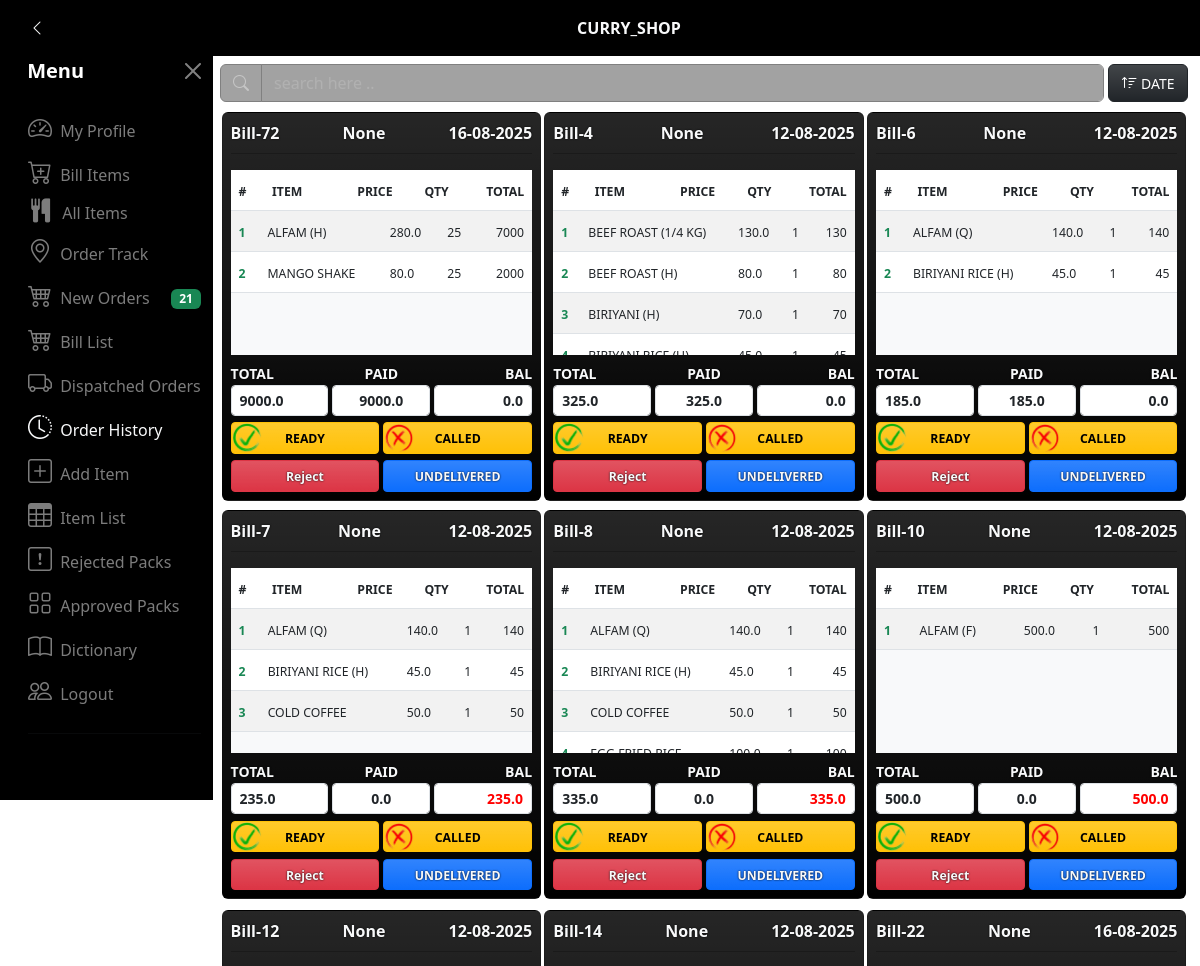
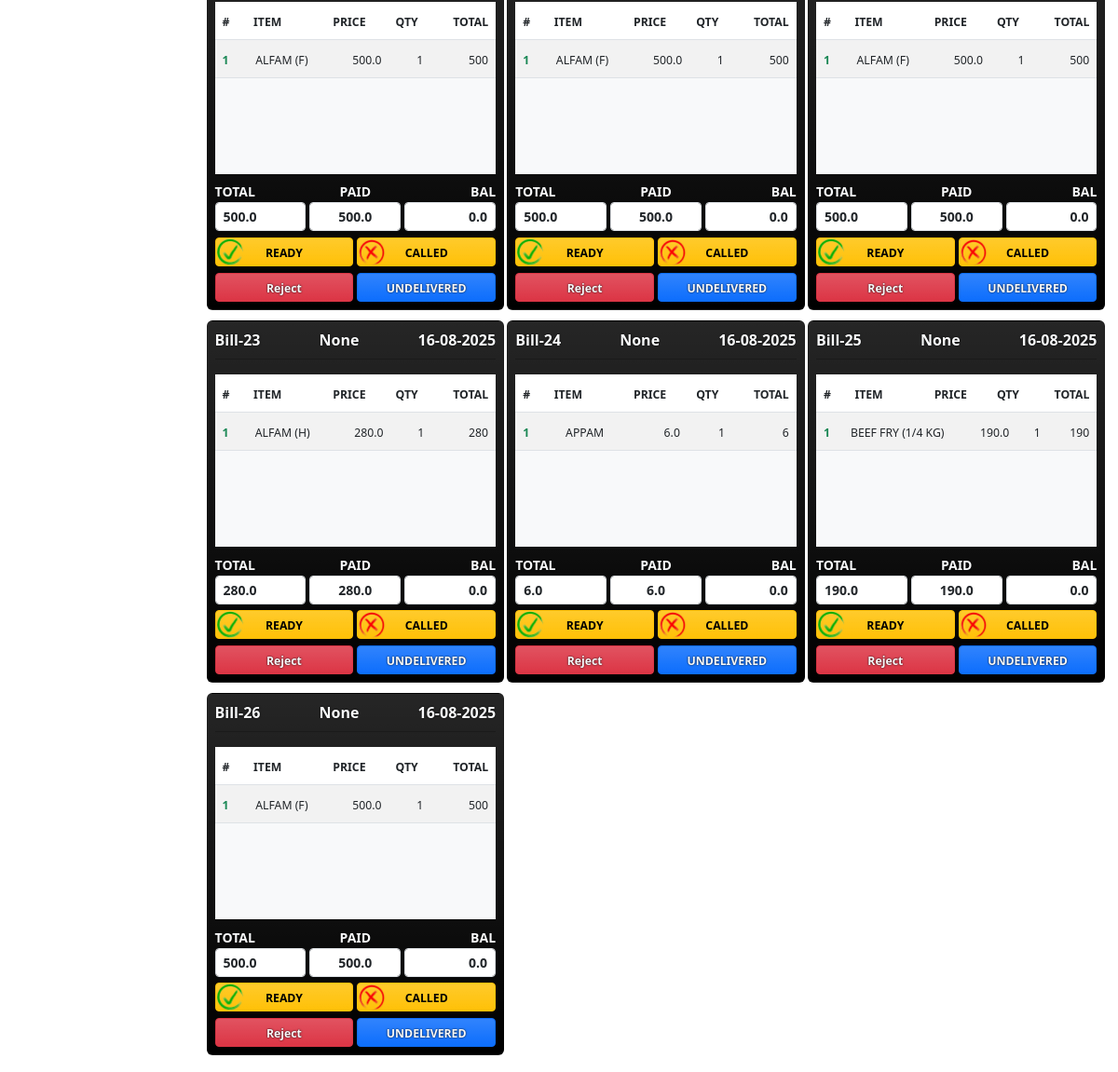
/order_history (signed in), run on an earlier commit of the app's database (2 pictures, top to bottom).
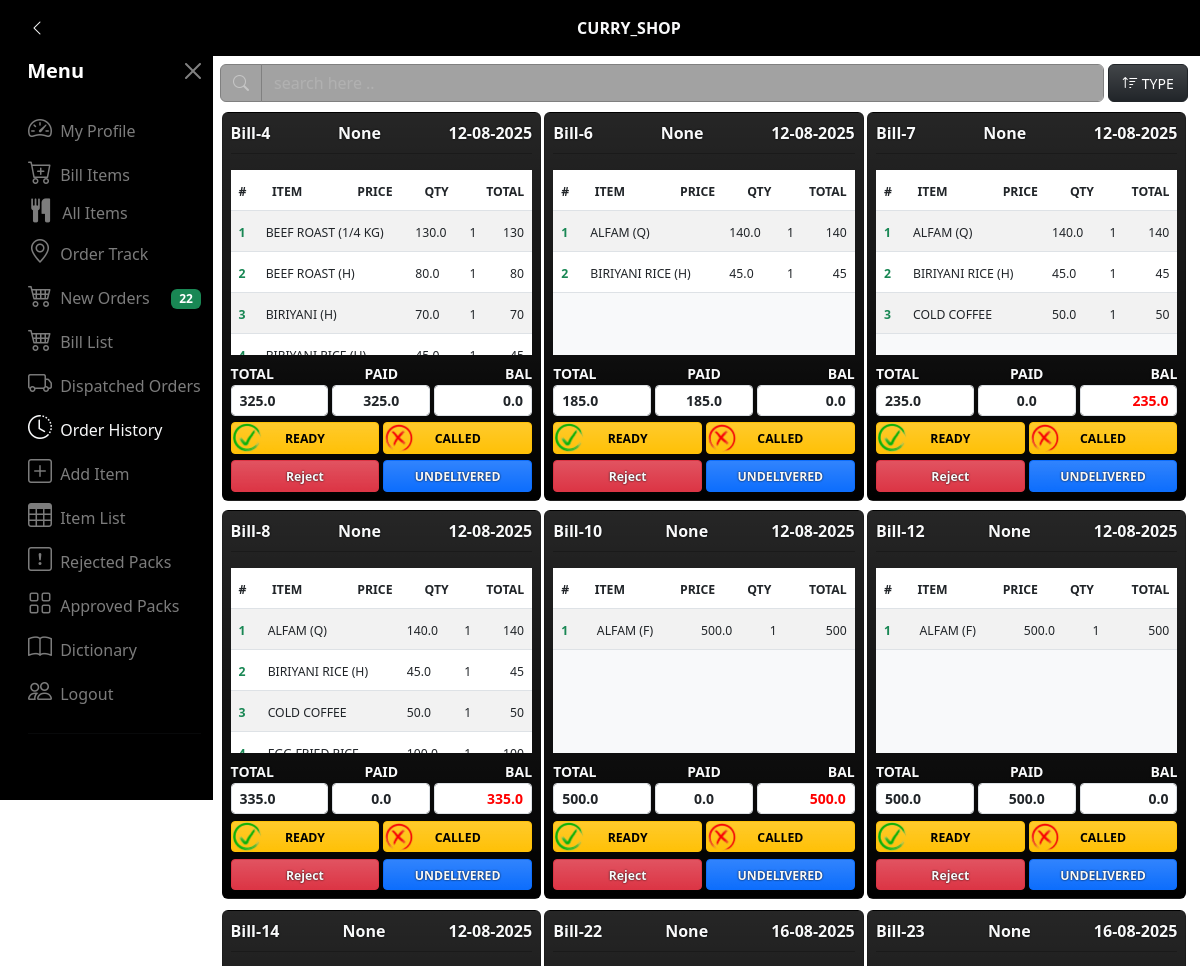
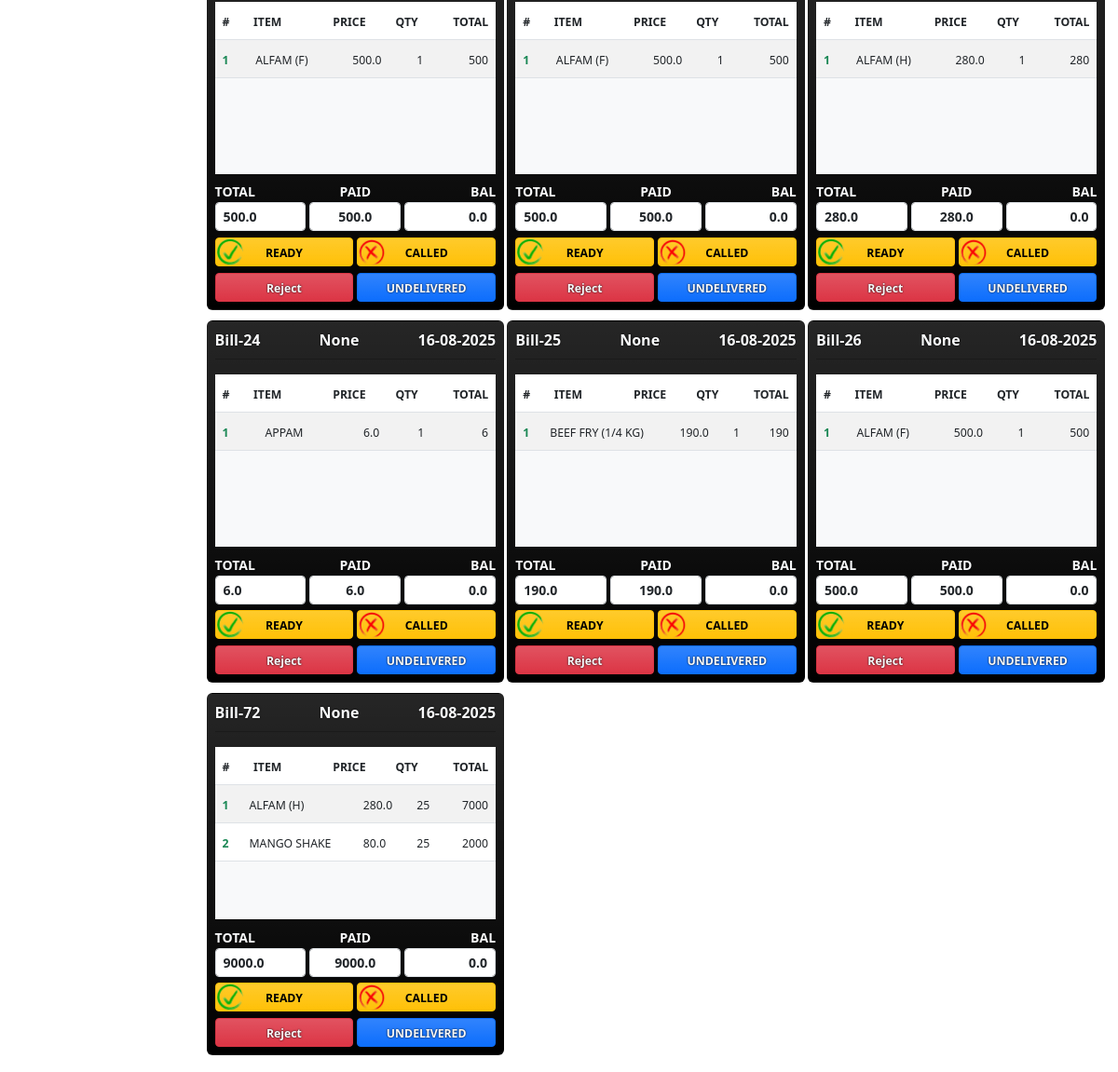
And on a later commit of the database (2 pictures, top to bottom).
### app_dictionary/models.py (models this page shows, shortened)
class ProfileModel(models.Model):
    user = models.ForeignKey(User,on_delete=models.CASCADE,blank=True,null=True)
    order_filter_choices = (
        ('date','date'),
        ('type','type')
    )
    order_filter = models.CharField(max_length=255,default='type',choices=order_filter_choices)
    order_sort_choices = (
        ('accending','accending'),
        ('deccending','deccending')
    )
    order_sort = models.CharField(max_length=255,default='accending',choices=order_sort_choices)
    navbar_icon_closed = models.BooleanField(default=False)

class BillModel(models.Model):
    user = models.ForeignKey(User,on_delete=models.CASCADE,blank=True,null=True)
    billno = models.CharField(max_length=50,blank=True,null=True,unique=False)
    created_at = models.DateTimeField(auto_now_add=True)
    grand_total = models.FloatField(default=0.00)
    paid = models.FloatField(default=0.00)
    bal = models.FloatField(default=0.00)
    order_status_status_choices = (
        ('ordered','ordered'),
        ('cancelled','cancelled'),
        ('delivered','delivered'),
    )
    order_status = models.CharField(max_length=50,default='ordered',choices=order_status_status_choices)
    ordered_time = models.DateTimeField(blank=True,null=True)
    accept_status_choices = (
        ('accepted','accepted'),
        ('notaccepted','notaccepted'),
        ('rejected','rejected')
    )
    accept_status = models.CharField(max_length=255,default='notaccepted',choices=accept_status_choices)
    reject_reason = models.TextField(blank=True,null=True)
    rejected_user = models.ForeignKey(User,on_delete=models.CASCADE,blank=True,null=True,related_name='rejected_user_details')
    accept_or_reject_time = models.DateTimeField(blank=True,null=True)
    prepared_status_choices = (
        ('prepared','prepared'),
        ('notprepared','notprepared')
    )
    prepared_status = models.CharField(max_length=255,default='notprepared',choices=prepared_status_choices)
    prepared_time = models.DateTimeField(blank=True,null=True)
    packed_status_choices = (
        ('packed','packed'),
        ('notpacked','notpacked')
    )
    packed_status = models.CharField(max_length=255,default='notpacked',choices=packed_status_choices)
    packed_time = models.DateTimeField(blank=True,null=True)
    ready_status_choices = (
        ('ready','ready'),
        ('notready','notready'),
    )
    ready_status = models.CharField(max_length=50,default='notready',choices=ready_status_choices)
    ready_time = models.DateTimeField(blank=True,null=True)
    called_status_choices = (
        ('called','called'),
        ('notcalled','notcalled'),
    )
    called_status = models.CharField(max_length=50,default='notcalled',choices=called_status_choices)
    called_time = models.DateTimeField(blank=True,null=True)
    dispatched_status_choices = (
        ('dispatched','dispatched'),
        ('notdispatched','notdispatched')
    )
    dispatched_status = models.CharField(max_length=255,default='notdispatched',choices=dispatched_status_choices)
    dispatched_time = models.DateTimeField(blank=True,null=True)
    delivered_status_choices = (
        ('delevered','delevered'),
        ('notdelevered','notdelevered'),
    )
    delevered_status = models.CharField(max_length=255,default='notdelevered',choices=delivered_status_choices)
    delevered_time = models.DateTimeField(blank=True,null=True)
    expected_delevery_time = models.DateTimeField(blank=True,null=True)
    current_loc = models.BooleanField(default=False,blank=True,null=True)
    delivery_address = models.TextField(blank=True,null=True)
    delivery_addres_lat = models.FloatField(blank=True,null=True)
    delivery_addres_lon = models.FloatField(blank=True,null=True)
    paid_type_choices = (
        ("fully_paid","fully_paid"),
        ("partially_paid","partially_paid"),
        ("not_paid","not_paid")
    )
    paid_type = models.CharField(max_length=100,default="not_paid",blank=True,null=True,choices=paid_type_choices)

class ItemlistModel(models.Model):
    bill = models.ForeignKey(BillModel,on_delete=models.CASCADE,related_name="itemlistmodel",blank=True,null=True)
    name = models.CharField(max_length=255)
    prize = models.FloatField(default=0.00)
    qty = models.IntegerField(default=0,blank=True,null=True)
    total = models.IntegerField(default=0)

### app_dictionary/views.py (the view)
# urls.py: path('order_history',views.order_history,name='order_history'),
@login_required
def order_history(request):
    bills = BillModel.objects.filter(delevered_status='delevered')
    new_bill_count = BillModel.objects.filter(accept_status='notaccepted').count()
    bills,itemlist,user_data,profile = date_sort(request,bills)
    return render(request,'curry_shop_order_history.html',{'bills':bills,
                                                            'itemlist':itemlist,
                                                            "user_data":user_data,
                                                            "profile":profile,
                                                            'new_bill_count':new_bill_count})

### app_dictionary/templates/curry_shop_order_history.html (shortened to what this page needs)
{% extends 'curry_shop_base2.html' %}
{% load crispy_forms_tags %}
{% load custom_filter %}
{% load static %}
{% block body_block %}
    <div class="container padd-marg-mob-0">
        <div class="d-flex">
            <div class="input-group me-1">
                <span class="input-group-text bi bi-search icon_size black_input"></span>
                <input id="search_bill_filter" class="form-control search_font_size black_input" placeholder="search here .." type="text">
            </div>
            <div>
                <a class="btn btn-dark bg-gradient font_size1 btn_width2" href="{% url 'change_filter' %}"><span class="bi bi-sort-up"></span><small> {{ profile.order_filter|upper }}</small></a>
            </div>
        </div>
        {% if bills %}
            <div class="container1">
            {% for bill in bills %}
            <div class="container1_tems billbox ">
                <div class="card b_s bill_box_padding mt-2 bg-gradient" style="background-color: black;">
                    <div class="d-flex justify-content-between">
                        <strong class="ts text-light text_size">{{ bill.billno }}</strong>
                        <strong class="ts text-light text_size">{% if bill.user.phone %}XX {{ bill.user.phone|cropback:4 }}{% else %}None{% endif %}</strong>
                        <strong class="ts text-light text_size">{{ bill.created_at|date:'d-m-Y' }}</strong>
                    </div>
                    <hr class="hr_margin" style="color: rgb(0, 0, 0);">
                    <table class="table table-striped table-hover table-overflow mt-0 mb-0">
                        <thead class="bg-success">
                            <th class="ps-2 text_size"><small><small>#</small></small></th>
                            <th class="ps-2 text_size"><small><small>ITEM</small></small></th>
                            <th class="ps-2 text-end text_size"><small><small>PRICE</small></small></th>
                            <th class="ps-2 text-end text_size"><small><small>QTY</small></small></th>
                            <th class="text-end pe-2 text_size"><small><small>TOTAL</small></small></th>
                        </thead>
                    </table>
                    <div class="bg-light table_overflow_class">
                        <table class="table table-striped table-hover table-overflow">
                            <tbody id="tbody2">
                                    {% for item in itemlist %}
                                        {% if item.bill.id == bill.id %}
                                            <tr>
                                                <td class="ps-2 text-success fw-bolder text_size"><small><small class="counter_id"></small></small></td>
                                                <td class="ps-2 text_size"><small><small>{{ item.name|upper }}</small></small></td>
                                                <td class="ps-0 text_size"><small><small>{{ item.prize }}</small></small></td>
                                                <td class="ps-2 text_size"><small><small>{{ item.qty }}</small></small></td>
                                                <td class="text-end pe-2 text_size"><small><small>{{ item.total }}</small></small></td>
                                            </tr>
                                        {% endif %}
                                    {% endfor %}
                                </tbody>
                            </table>
                        </div>
                        <div class="d-flex my_margin justify-content-between">
                            <div>
                                <label for="" class="fw-bolder text-light ts text_size"><small>TOTAL</small></label>
                                <input class="form-control form-control-sm fw-bold text_size" type="text" name="" id="" value="{{ bill.grand_total }}" readonly>
                            </div>
                            <div class="text-center ms-1 me-1">
                                <label for="" class="fw-bolder text-light ts text_size"><small>PAID</small></label>
                                <input class="form-control form-control-sm fw-bold text-center text_size" type="text" name="" id="" value="{{ bill.paid }}" readonly>
                            </div>
                            <div class="text-end">
                                <label for="" class="fw-bolder text-light ts text-end text_size"><small>BAL</small></label>
                                <input class="form-control form-control-sm text-end fw-bold text_size"{% if bill.paid_type != "fully_paid" %}style="color: rgb(255, 0, 0);" {% endif %} type="text" name="" id="" value="{{ bill.bal }}" readonly>
                            </div>
                        </div>
                        <div class="d-flex my_margin justify-content-between">
                            <div class="position-relative">
                                <div class="position-absolute start-50 status2_margin">
                                    {% if bill.ready_status == "ready" %}
                                    <img draggable="false" src="{% static 'images/check_mark.png' %}" alt="no-image" class="mark_images">
                                    {% elif bill.ready_status == "notready" %}
                                    <img draggable="false" src="{% static 'images/x_mark.png' %}" alt="no-image" class="mark_images">
                                    {% endif %}
                                </div>
                            </div>
                            <button class="btn btn-sm btn-warning bg-gradient w-100 me-1 fw-bolder text_size" onclick="order_ready('{{ bill.id }}',$(this))"><small>READY</small></button>
                            <div class="position-relative">
                                <div class="position-absolute start-50 status2_margin">
                                    {% if bill.called_status == "called" %}
                                    <img draggable="false" src="{% static 'images/check_mark.png' %}" alt="no-image" class="mark_images">
                                    {% elif bill.called_status == "notcalled" %}
                                    <img draggable="false" src="{% static 'images/x_mark.png' %}" alt="no-image" class="mark_images">
                                    {% endif %}
                                </div>
                            </div>
                            <button class="btn btn-sm btn-warning bg-gradient w-100 fw-bolder text_size" onclick="order_call('{{ bill.user.phone }}','{{ bill.id }}',$(this))"><small>CALLED</small></button>
                        </div>
                        <div class="d-flex my_margin">
                            <button class="btn btn-sm text-light btn-danger bg-gradient w-100 fw-bolder text_size me-1" onclick="order_reject_confirm('{{ bill.id }}',$(this))">
                                <small class="fw-bolder ts">Reject</small>
                            </button>
                            <button class="btn btn-sm text-light btn-primary bg-gradient w-100 fw-bolder text_size" onclick="delivered_click('{{ bill.id }}',$(this))">
                                <small class="fw-bolder ts">UNDELIVERED</small>
                            </button>
                        </div>
                    </div>
                </div>
            {% endfor %}
            </div>
        {% else %}
        <h4 class="bg-success p-2 text-center text-light rounded mb-4 py-5">No Bills</h4>
        {% endif %}
    </div>
    </div>
    </div>
{% endblock %}

What changed in the data, as far as the page shows it:
changed ProfileModel: order_filter "DATE" → "TYPE"
shown differently, row unchanged: BillModel "Bill-72": moves down the list
Also different on the page:
{{ new_bill_count }}: "21" → "22"
